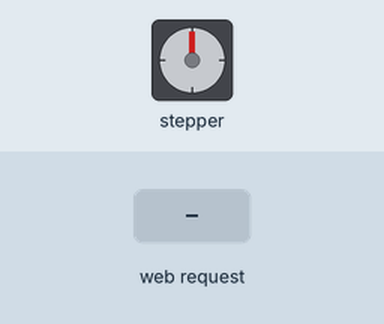
Simulated run of this sketch. Board: ESP8266 (NodeMCU). Shown: stepper motor. Wiring (inferred from the names in the program): stepper motor driver (200 steps per turn assumed): step GPIO 0; direction GPIO 2. The inputs (shaded band) are chosen by the test bench. WiFi joins after 1.5 s; servers stay silent unless stated; what the sketch prints to the serial monitor is not drawn.

Above: at 2.7 s.
2.8 s: HTTP request GET /Command=feed received
At 3.25 s:
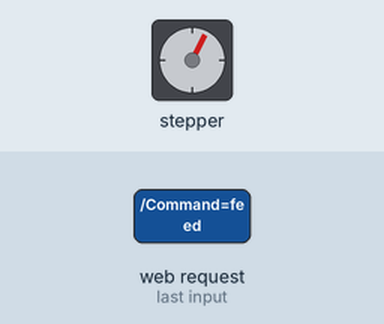
At 3.85 s:
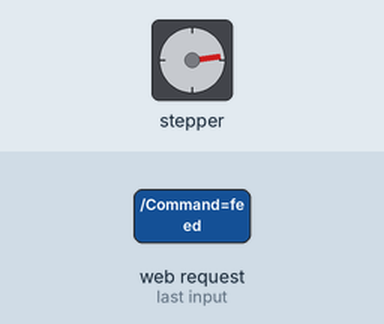
5.8 s: HTTP request GET /Command=feed received
At 5.95 s:
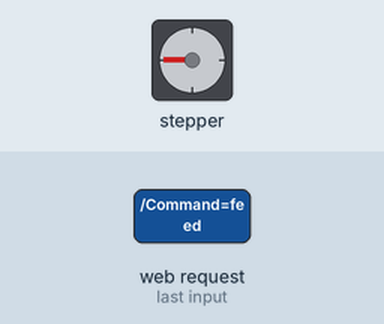
Timing chart, 0 to 12.3 s (numbered marks = the images above; inputs shaded):
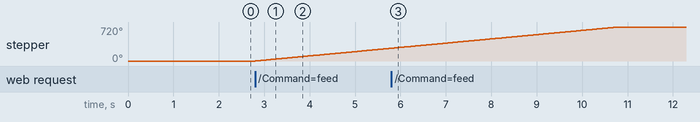

The sketch:

ARDUINO.ino
```cpp
#include <ESP8266WiFi.h>

const char* ssid = "KT_WLAN_A4BE";  //와이파이에 대한 설정
const char* password = "000000cbe5";

int Step = 0; //D3
int Dir  = 2; //D4

WiFiServer server(80);

void setup() {
  Serial.begin(115200);
  delay(10);
 pinMode(Step, OUTPUT);
 pinMode(Dir,  OUTPUT);
 digitalWrite(Dir, LOW);


  Serial.println();
  Serial.println();
  Serial.print("Connecting to ");
  Serial.println(ssid);

  WiFi.begin(ssid, password);  // 와이파이 네트워크에 연결

  while (WiFi.status() != WL_CONNECTED) {
    delay(500);
    Serial.print(".");
  }
  Serial.println("");
  Serial.println("WiFi connected");

  // 서버를 시작함
  server.begin();
  Serial.println("Server started");

  // 시리얼 모니터에 IP주소를 표시함
  Serial.print("Use this URL to connect: ");
  Serial.print("http://");    //IP주소
  Serial.print(WiFi.localIP());
  Serial.println("/");

}

void loop() {

  WiFiClient client = server.available();
  if (!client) {
    return;
  }


  Serial.println("new client");
  while(!client.available()){
    delay(1);
  }


  String request = client.readStringUntil('\r');
  Serial.println(request);
  client.flush();


  int i=0;
  int value = LOW;

  if (request.indexOf("/Command=feed") != -1)  {
    digitalWrite(Dir, HIGH);//시계 방향으로 모터를 회전
          for( i=1;i<=200;i++){ //200스텝, 한바퀴 회전
          digitalWrite(Step, HIGH);
          delay(10);
          digitalWrite(Step, LOW);
          delay(10);}
    value = HIGH;
  }

  // 리턴
  client.println("HTTP/1.1 200 OK");
  client.println("Content-Type: text/html");
  client.println("");
  client.println("<!DOCTYPE HTML>");
  client.println("<html>");
  client.println("<h1 align=center>Stepper motor controlled over WiFi</h1><br><br>");
  client.print("Stepper motor moving= ");

  if(value == HIGH) {
    client.print("Forward");
  }
  client.println("<br><br>");
  client.println("<a href=\"/Command=feed\"\"><button>FEED </button></a>");
  client.println("</html>");
  delay(1);
  Serial.println("Client disonnected");
  Serial.println("");
 //홈페이지 버튼 디자인
}
```

Measured:
- after the input at 2.8 s, stepper: keeps turning clockwise at about 91°/s, starting at once
